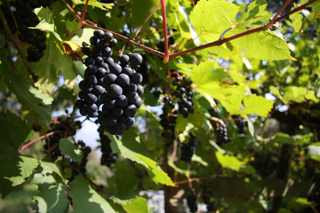
#> input picture tests/_sample_raw/pil_open_cr2.png, 320 x 213 px
$ python _quality_probe2.py _sample_raw/pil_open_cr2.png _sample_raw/pil_open_cr2.png
#> lines starting #> are read from the running program, lines starting #| are printed output that depends on the picture
# -*- coding: utf-8 -*-
"""探针2：区分『变糊（空间细节丢失）』与『只是颜色被调整（正常修图）』。
用法: python tests/_quality_probe2.py <input> <output>
"""
import sys

import numpy as np
from PIL import Image


def load(p):
#> called with p = '_sample_raw/pil_open_cr2.png'
    return np.asarray(Image.open(p).convert("L"), dtype=np.float64)
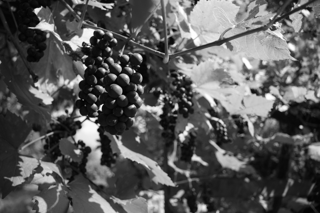
#> returned value: shape (213, 320) float64; min 0, max 255, mean 89.3


def lap_var(a):
    # 简易 Laplacian 能量：衡量锐度/细节总量
    kern = np.array([[0, 1, 0], [1, -4, 1], [0, 1, 0]], dtype=np.float64)
    from numpy.lib.stride_tricks import sliding_window_view
    win = sliding_window_view(a, (3, 3))
    lap = np.abs(np.einsum("ijkl,kl->ij", win, kern))
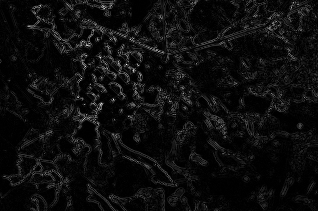
#> lap: shape (211, 318) float64; min 0, max 443, mean 23.6; drawn with min black and max white
    return float((lap ** 2).mean())


def main():
    src, out = sys.argv[1], sys.argv[2]
    a = load(src)
    b = load(out)
    la, lb = lap_var(a), lap_var(b)
#> la = 1616.3; lb = 1616.3
    print(f"Laplacian 锐度  输入={la:.1f}  输出={lb:.1f}  比值={lb/la:.3f}")
#| Laplacian 锐度  输入=1616.3  输出=1616.3  比值=1.000
    print("  (>0.98 → 输出没有比输入更糊；明显<0.8 → 发生了空间模糊/重采样)")

    # 全局单调色彩曲线拟合残差：修图=RGB→输出 是逐像素映射，理论上残差=纯噪声
    ca = np.asarray(Image.open(src).convert("RGB"), dtype=np.float64).reshape(-1, 3)
    cb = np.asarray(Image.open(out).convert("RGB"), dtype=np.float64).reshape(-1, 3)
#> (the run stopped early here; a loop or call above may not have finished)
